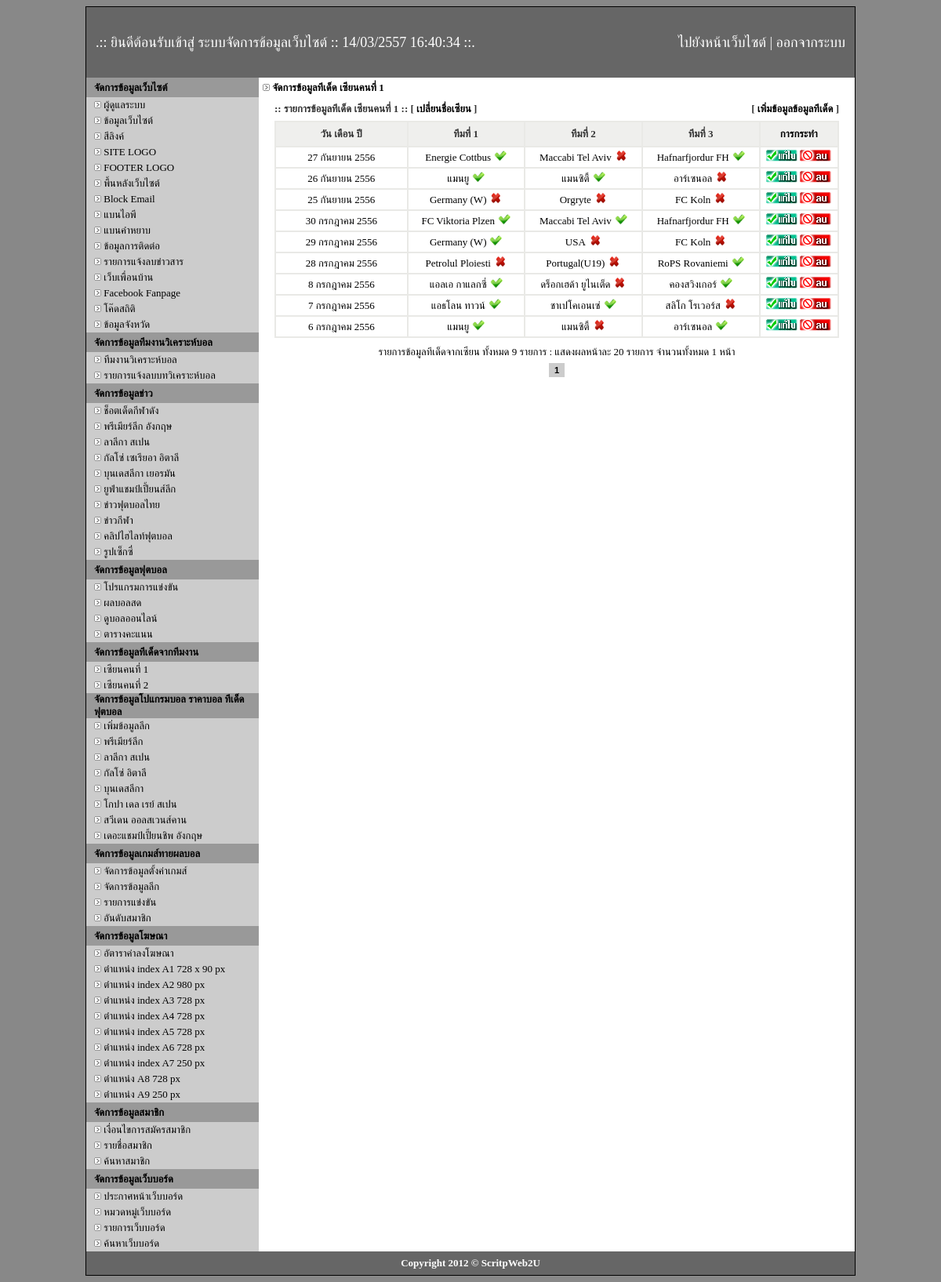
Page /admin/tded-zean.php?zean_id=1 (signed in) on the committed database.
### tables this page shows
CREATE TABLE `category` (
  `id` int(2) NOT NULL auto_increment,
  `cate_name` varchar(255) NOT NULL,
  `title` text NOT NULL,
  `description` text NOT NULL,
  `keyword` text NOT NULL,
  PRIMARY KEY  (`id`)
);

CREATE TABLE `football` (
  `id` int(2) NOT NULL auto_increment,
  `name` varchar(255) NOT NULL,
  `title` text NOT NULL,
  `description` text NOT NULL,
  `keyword` text NOT NULL,
  `code` text NOT NULL,
  PRIMARY KEY  (`id`)
);

CREATE TABLE `zean_name` (
  `id` int(2) NOT NULL auto_increment,
  `name` varchar(100) NOT NULL,
  PRIMARY KEY  (`id`)
);

CREATE TABLE `league` (
  `id` int(2) NOT NULL auto_increment,
  `league` varchar(255) NOT NULL,
  `icon` varchar(100) NOT NULL,
  PRIMARY KEY  (`id`)
);

CREATE TABLE `tded_zean` (
  `id` int(11) NOT NULL auto_increment,
  `zean_id` int(2) NOT NULL,
  `team1` varchar(255) NOT NULL,
  `tded1` int(2) NOT NULL,
  `team2` varchar(255) NOT NULL,
  `tded2` int(2) NOT NULL,
  `team3` varchar(255) NOT NULL,
  `tded3` int(2) NOT NULL,
  `days` int(2) NOT NULL,
  `months` int(2) NOT NULL,
  `years` int(4) NOT NULL,
  `post_date` date NOT NULL default '0000-00-00',
  PRIMARY KEY  (`id`)
);

### admin/tded-zean.php (the view, shortened to what the rows shown need)
<?
include "../function/datethai.php";
?>
<!DOCTYPE html PUBLIC "-//W3C//DTD XHTML 1.0 Transitional//EN" "http://www.w3.org/TR/xhtml1/DTD/xhtml1-transitional.dtd">
<html xmlns="http://www.w3.org/1999/xhtml">
<head>
</head>
<body>
<table width="980" border="0" align="center" cellpadding="0" cellspacing="1" bgcolor="#000000">
  <tr>
    <td><table width="980" border="0" align="center" cellpadding="0" cellspacing="0">
      <tr>
        <td bgcolor="#CCCCCC"><table width="980" border="0" align="center" cellpadding="0" cellspacing="0">
            <tr>
              <td width="220" align="center" valign="top"><? include "menu.php"; ?></td>
              <td width="760" align="center" valign="top" bgcolor="#FFFFFF"><table width="750" border="0" align="center" cellpadding="0" cellspacing="0">
                  <tr>
                    <td height="25"><strong><font size="2">
<?
$zean_id=$_GET[zean_id];
$szn="SELECT * FROM `zean_name` WHERE id='$zean_id'";
$rezn=mysql_query($szn) or die("ERROR $szn");
$rzn=mysql_fetch_row($rezn);
?>
                      <img src="../img/icon_bullet_arrow_small.gif" width="9" height="9" /> จัดการข้อมูลทีเด็ด <?=$rzn[1];?></font></strong></td>
                  </tr>
                  <tr>
                    <td><table width="750" border="0" align="center" cellpadding="0" cellspacing="0">
                      <tr>
                        <td height="30"><table width="720" border="0" align="center" cellpadding="0" cellspacing="0">
                            <tr>
                              <td width="420" align="left"><font size="2" color="#333333"><strong>:: รายการข้อมูลทีเด็ด <?=$rzn[1];?> :: [ <a href="edit-zean-name.php?zean_id=<?=$zean_id;?>">เปลี่ยนชื่อเซียน</a> ]</strong></font></td>
                            </tr>
                          </table></td>
                      </tr>
                      <tr>
                        <td><table width="720" border="1" align="center" cellpadding="0" cellspacing="0" bordercolor="#E9E9E6">
<?
		$strSQL = "SELECT * FROM tded_zean WHERE zean_id='$zean_id'";
		$Per_Page = 20;
		$Page = $_GET["Page"];
		if(!$_GET["Page"])
		{
			$Page=1;
		}
		$Page_Start = (($Per_Page*$Page)-$Per_Page);
		$strSQL .=" order  by post_date DESC LIMIT $Page_Start , $Per_Page";
		$objQuery  = mysql_query($strSQL);
		while($objResult = mysql_fetch_row($objQuery)){
?>
                            <tr>
                              <td width="170" height="25" align="center" valign="middle"><font size="2" color="#000000"><?=DateThai($objResult[11]);?></font></td>
                              <td width="150" height="25" align="center" valign="middle">
							  <font size="2" color="#000000"><?=$objResult[2];?></font>
							  <? if($objResult[3]==0){ ?>
							  <img src="../img/icon-false.gif" width="16" />
							  <? }else if($objResult[3]==1){ ?>
							  <img src="../img/icon-true.gif" width="16" />
							  <? } ?>
							  </td>
                              <td width="150" height="25" align="center" valign="middle">
							  <font size="2" color="#000000"><?=$objResult[4];?></font>
							  <? if($objResult[5]==0){ ?>
							  <img src="../img/icon-false.gif" width="16" />
							  <? }else if($objResult[5]==1){ ?>
							  <img src="../img/icon-true.gif" width="16" />
							  <? } ?>
							  </td>
                              <td width="150" height="25" align="center" valign="middle">
							  <font size="2" color="#000000"><?=$objResult[6];?></font>
							  <? if($objResult[7]==0){ ?>
							  <img src="../img/icon-false.gif" width="16" />
							  <? }else if($objResult[7]==1){ ?>
							  <img src="../img/icon-true.gif" width="16" />
							  <? } ?>
							  </td>
                              <td width="100" height="25" align="center" valign="middle"><font size="2"><a href="edit-tded-zean.php?id=<?=$objResult[0];?>&zean_id=<?=$zean_id;?>"><img src="images/edit.gif" width="40" height="15" border="0" /></a> <a href="del-tded-zean.php?id=<?=$objResult[0];?>&zean_id=<?=$zean_id;?>" onclick="javascript:if(!confirm('ท่านต้องการลบข้อมูลจริงหรือไม่')){return false;}"> <img src="images/del.gif" width="40" height="15" border="0" /></a></font></td>
                            </tr>
                            <? } ?>
                        </table></td>
                      </tr>
                    </table></td>
                  </tr>
                </table></td>
            </tr>
        </table></td>
      </tr>
    </table></td>
  </tr>
</table>
</body>
</html>

### admin/menu.php (shortened to what the rows shown need)
<table width="220" border="0" align="center" cellpadding="0" cellspacing="0">
  <tr>
    <td><table width="220" border="0" align="center" cellpadding="0" cellspacing="0">
      <?
$stab="select id, cate_name from category order by id asc";
$retab=mysql_query($stab) or die("ERROR $stab");
while($rtab=mysql_fetch_row($retab)){
?>
      <tr>
        <td height="20"><table width="200" border="0" align="center" cellpadding="0" cellspacing="0">
            <tr>
              <td align="left"><font size="2"><img src="../img/icon_bullet_arrow_small.gif" width="9" height="9" /> <a href="all-main-category.php?cate_id=<?=$rtab[0];?>">
                <?=$rtab[1];?>
              </a></font></td>
            </tr>
        </table></td>
      </tr>
      <? } ?>
    </table></td>
  </tr>
  <tr>
    <td><table width="220" border="0" align="center" cellpadding="0" cellspacing="0">
        <tr>
          <td height="20"><table width="200" border="0" align="center" cellpadding="0" cellspacing="0">
<?
$sball="select id, name from football order by id asc";
$reball=mysql_query($sball) or die("ERROR $sball");
while($rball=mysql_fetch_row($reball)){
?>
              <tr>
                <td height="20" align="left"><font size="2"><img src="../img/icon_bullet_arrow_small.gif" width="9" height="9" /> <a href="football.php?id=<?=$rball[0];?>">
                  <?=$rball[1];?>
                </a></font></td>
              </tr>
<? } ?>
          </table></td>
        </tr>
      </table></td>
  </tr>
  <tr>
    <td><table width="220" border="0" align="center" cellpadding="0" cellspacing="0">
      <tr>
        <td height="20"><table width="200" border="0" align="center" cellpadding="0" cellspacing="0">
<?
$szean="select * from zean_name order by id asc";
$rezean=mysql_query($szean) or die("ERROR $szean");
while($rzean=mysql_fetch_row($rezean)){
?>
          <tr>
            <td height="20" align="left"><font size="2"><img src="../img/icon_bullet_arrow_small.gif" width="9" height="9" /> <a href="tded-zean.php?zean_id=<?=$rzean[0];?>"><?=$rzean[1];?></a></font></td>
          </tr>
          <? } ?>
        </table></td>
      </tr>
    </table></td>
  </tr>
  <tr>
    <td><table width="220" border="0" align="center" cellpadding="0" cellspacing="0">
      <?
$ssco="select id, league from league order by id asc";
$resco=mysql_query($ssco) or die("ERROR $ssco");
while($rsco=mysql_fetch_row($resco)){
?>
      <tr>
        <td height="20"><table width="200" border="0" align="center" cellpadding="0" cellspacing="0">
          <tr>
            <td align="left"><font size="2"><img src="../img/icon_bullet_arrow_small.gif" width="9" height="9" /> <a href="t-ded.php?l_id=<?=$rsco[0];?>">
              <?=$rsco[1];?>
            </a></font></td>
          </tr>
        </table></td>
      </tr>
      <? } ?>
    </table></td>
  </tr>
</table>

### rows in the picture
category: cate_name "ช็อตเด็ดกีฬาดัง"
category: cate_name "พรีเมียร์ลีก อังกฤษ"
category: cate_name "ลาลีกา สเปน"
category: cate_name "กัลโซ่ เซเรียอา อิตาลี"
category: cate_name "บุนเดสลีกา เยอรมัน"
category: cate_name "ยูฟ่าแชมป์เปี้ยนส์ลีก"
category: cate_name "ข่าวฟุตบอลไทย"
category: cate_name "ข่าวกีฬา"
category: cate_name "คลิปไฮไลท์ฟุตบอล"
category: cate_name "รูปเซ็กซี่"
football: name "โปรแกรมการแข่งขัน"
football: name "ผลบอลสด"
football: name "ดูบอลออนไลน์"
football: name "ตารางคะแนน"
zean_name: name "เซียนคนที่ 1"
zean_name: name "เซียนคนที่ 2"
league: league "พรีเมียร์ลีก"
league: league "ลาลีกา สเปน"
league: league "กัลโซ่ อิตาลี"
league: league "บุนเดสลีกา"
league: league "โกปา เดล เรย์ สเปน"
league: league "สวีเดน ออลสเวนส์คาน"
league: league "เดอะแชมป์เปี้ยนชิพ อังกฤษ"
tded_zean: post_date "27 กันยายน 2556", team1 "Energie Cottbus", tded1 1 (drawn), team2 "Maccabi Tel Aviv", tded2 0 (drawn), team3 "Hafnarfjordur FH", tded3 1 (drawn)
tded_zean: post_date "26 กันยายน 2556", team1 "แมนยู", tded1 1 (drawn), team2 "แมนซิตี้", tded2 1 (drawn), team3 "อาร์เซนอล", tded3 0 (drawn)
tded_zean: post_date "25 กันยายน 2556", team1 "Germany (W)", tded1 0 (drawn), team2 "Orgryte", tded2 0 (drawn), team3 "FC Koln", tded3 0 (drawn)
tded_zean: post_date "30 กรกฎาคม 2556", team1 "FC Viktoria Plzen", tded1 1 (drawn), team2 "Maccabi Tel Aviv", tded2 1 (drawn), team3 "Hafnarfjordur FH", tded3 1 (drawn)
tded_zean: post_date "29 กรกฎาคม 2556", team1 "Germany (W)", tded1 1 (drawn), team2 "USA", tded2 0 (drawn), team3 "FC Koln", tded3 0 (drawn)
tded_zean: post_date "28 กรกฎาคม 2556", team1 "Petrolul Ploiesti", tded1 0 (drawn), team2 "Portugal(U19)", tded2 0 (drawn), team3 "RoPS Rovaniemi", tded3 1 (drawn)
tded_zean: post_date "8 กรกฎาคม 2556", team1 "แอลเอ กาแลกซี่", tded1 1 (drawn), team2 "ดร็อกเฮด้า ยูไนเต็ด", tded2 0 (drawn), team3 "คองสวิงเกอร์", tded3 1 (drawn)
tded_zean: post_date "7 กรกฎาคม 2556", team1 "แอธโลน ทาวน์", tded1 1 (drawn), team2 "ชาเปโคเอนเซ่", tded2 1 (drawn), team3 "สลิโก โรเวอร์ส", tded3 0 (drawn)
tded_zean: post_date "6 กรกฎาคม 2556", team1 "แมนยู", tded1 1 (drawn), team2 "แมนซิตี้", tded2 0 (drawn), team3 "อาร์เซนอล", tded3 1 (drawn)

### other values in the picture
$Num_Rows "9"
$Per_Page "20"
$Num_Pages "1"
